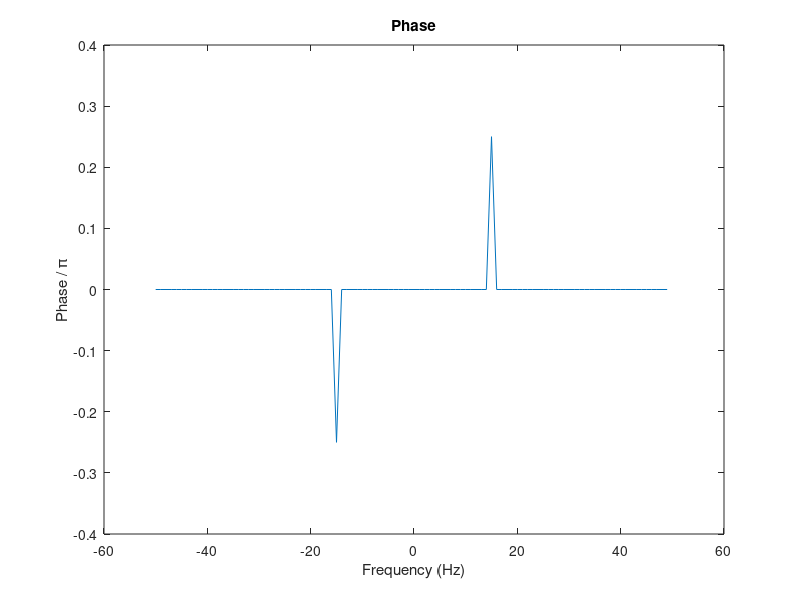

Write MATLAB code to recreate this figure.
clc;
clearvars;
close all;

fs = 100;
N = 100;
t = 0 : 1/fs : 1 - 1/fs;
f = -fs/2 : fs/N : fs/2 - fs/N;
x = cos(30 * pi .* t + pi/4);
Fx = fftshift(fft(x));
% figure;
% subplot(1, 2, 1);
% plot(t, x);
% title('x2');
% subplot(1, 2, 2);
% plot(f, abs(Fx)/max(abs(Fx)));
% title('x2 fourier transform')

tol = 1e-6;
Fx(abs(Fx) < tol) = 0;
theta = angle(Fx);
figure;
plot(f, theta/pi);
xlabel('Frequency (Hz)');
ylabel('Phase / \pi');
title('Phase');